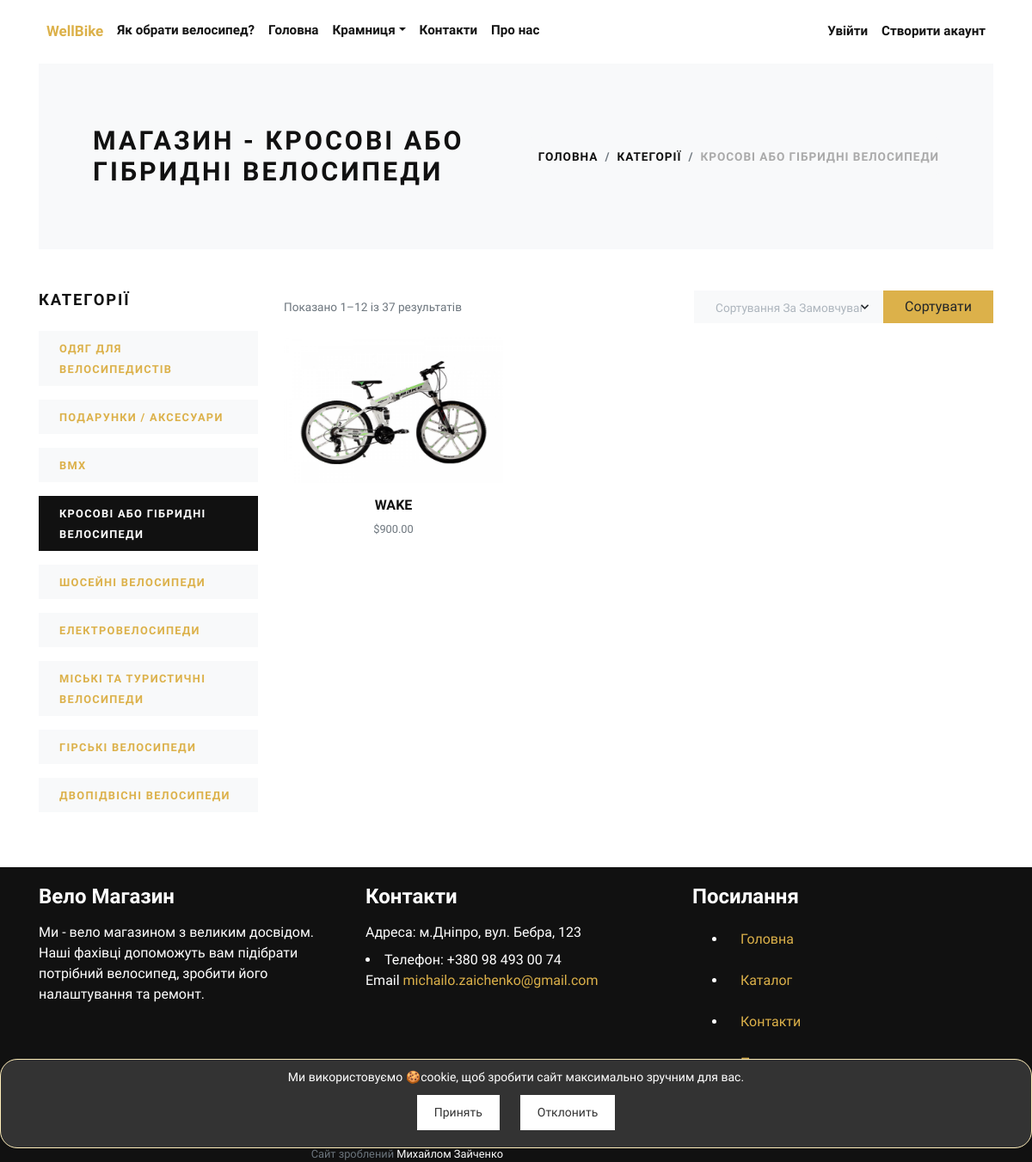
The app's page /krosovi-abo-gibridni-velosipedi/, older data.
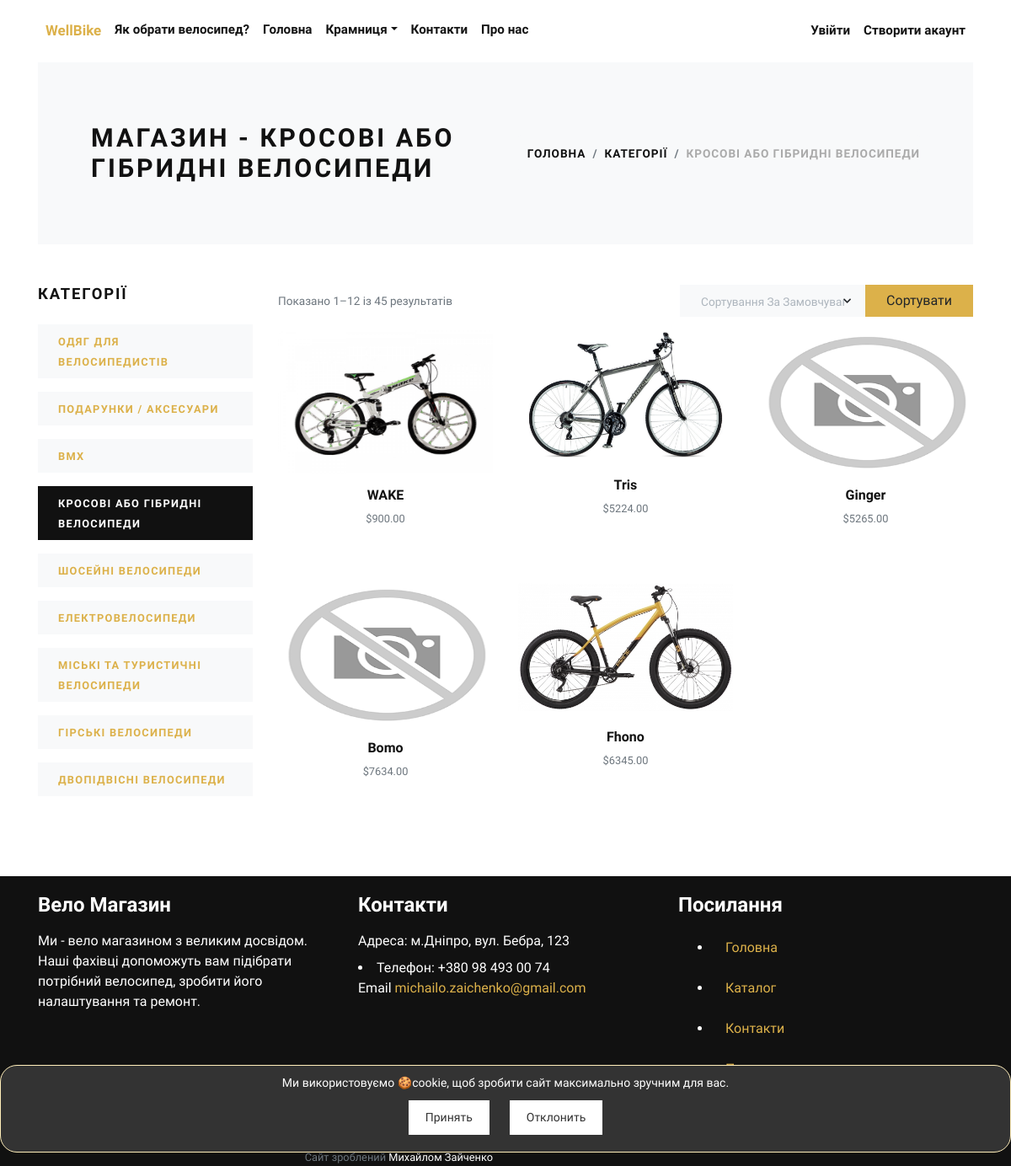
The same page, newer data.
### store/models.py (models this page shows, shortened)
class Category(models.Model):
    title = models.CharField(max_length=50, verbose_name="Category Title")
    slug = models.SlugField(max_length=55, verbose_name="Category Slug")
    description = models.TextField(blank=True, verbose_name="Category Description")
    category_image = models.ImageField(upload_to='category', blank=True, null=True, verbose_name="Category Image")
    is_active = models.BooleanField(verbose_name="Is Active?")
    is_featured = models.BooleanField(verbose_name="Is Featured?")
    created_at = models.DateTimeField(auto_now_add=True, verbose_name="Created Date")
    updated_at = models.DateTimeField(auto_now=True, verbose_name="Updated Date")
    class Meta:
        verbose_name_plural = 'Categories'
        ordering = ('-created_at', )

class Product(models.Model):
    title = models.CharField(max_length=150, verbose_name="Product Title")
    slug = models.SlugField(max_length=160, verbose_name="Product Slug")
    sku = models.CharField(max_length=255, unique=True, verbose_name="Unique Product ID (SKU)")
    short_description = models.TextField(verbose_name="Short Description")
    detail_description = models.TextField(blank=True, null=True, verbose_name="Detail Description")
    product_image = models.ImageField(upload_to='product', blank=True, null=True, verbose_name="Product Image")
    price = models.DecimalField(max_digits=8, decimal_places=2)
    category = models.ForeignKey(Category, verbose_name="Product Categoy", on_delete=models.CASCADE)
    is_active = models.BooleanField(verbose_name="Is Active?")
    is_featured = models.BooleanField(verbose_name="Is Featured?")
    created_at = models.DateTimeField(auto_now_add=True, verbose_name="Created Date")
    updated_at = models.DateTimeField(auto_now=True, verbose_name="Updated Date")
    class Meta:
        verbose_name_plural = 'Products'
        ordering = ('-created_at', )

### store/views.py (the view)
# urls.py: path('<slug:slug>/', views.category_products, name="category-products"),
def category_products(request, slug):
    category = get_object_or_404(Category, slug=slug)
    products = Product.objects.filter(is_active=True, category=category)
    if request.method == 'POST':
        sort_order = request.POST.get('sort_order')
        if sort_order == 'price_low_to_high':
            products = products.order_by('price')
        elif sort_order == 'price_high_to_low':
            products = products.order_by('-price')
        elif sort_order == 'defalt':
            products = products.order_by('id')
    else:
        products = products.order_by('id')
    categories = Category.objects.filter(is_active=True)
    count_of_products = Product.objects.all().count()
    your_account = request.user
    context = {
        'category': category,
        'products': products,
        'categories': categories,
        'count_of_products': count_of_products,
        'your_account': your_account,
    }
    return render(request, 'store/category_products.html', context)

### store/context_preprocessors.py (called while the page is built)
def store_menu(request):
    categories = Category.objects.filter(is_active=True)
    context = {
        'categories_menu': categories,
    }
    return context

def cart_menu(request):
    if request.user.is_authenticated:
        cart_items= Cart.objects.filter(user=request.user)
        context = {
            'cart_items': cart_items,
        }
    else:
        context = {}
    return context

### templates/store/category_products.html (shortened to what the changed rows need)
{% extends 'base.html' %}
{% load static %}
{% block head %}
    <link href="{% static 'css/sorting.css' %}" rel="stylesheet" type="text/css">
{% endblock %}
{% block content %}
    <div class="container">
        <section class="py-5 bg-light">
            <div class="container">
                <div class="row px-4 px-lg-5 py-lg-4 align-items-center">
                    <div class="col-lg-6">
                        <h1 class="h2 text-uppercase mb-0">Магазин - {{ category.title }}</h1>
                    </div>
                    <div class="col-lg-6 text-lg-right">
                        <nav aria-label="breadcrumb">
                            <ol class="breadcrumb justify-content-lg-end mb-0 px-0">
                                <li class="breadcrumb-item"><a href="{% url 'store:home' %}">Головна</a></li>
                                <li class="breadcrumb-item"><a href="{% url 'store:all-categories' %}">Категорії</a>
                                </li>
                                <li class="breadcrumb-item active" aria-current="page">{{ category.title }}</li>
                            </ol>
                        </nav>
                    </div>
                </div>
            </div>
        </section>
        <section class="py-5">
            <div class="container p-0">
                <div class="row">
                    <div class="col-lg-3 order-2 order-lg-1">
                        {% if categories %}
                            {% for cat in categories %}
                                <a href="{% url 'store:category-products' cat.slug %}">
                                    <div class="py-2 px-4 {% if category == cat %}bg-dark text-white {% else %}bg-light{% endif %} mb-3">
                                        <strong class="small text-uppercase font-weight-bold">{{ cat.title }}</strong>
                                    </div>
                                </a>
                            {% endfor %}
                        {% endif %}
                    </div>
                    <div class="col-lg-9 order-1 order-lg-2 mb-5 mb-lg-0">
                        <div class="row mb-3 align-items-center">
                            <div class="col-lg-6 mb-2 mb-lg-0">
                                <p class="text-small text-muted mb-0">Показано 1–12 із {{ count_of_products }}
                                    результатів</p>
                            </div>
                        </div>
                        <div class="row">
                            {% if products %}
                                {% for product in products %}
                                    <div class="col-lg-4 col-sm-6" style="height: 300px">
                                        <div class="product text-center">
                                            <div class="mb-3 position-relative">
                                                <a class="d-block" style="max-height: 170px; margin-bottom: 5px;" href=
                                                        "{% url 'store:product-detail' product.slug %}">
                                                    {% if product.product_image %}
                                                        <img class="img-fluid w-100"
                                                             style="max-height: 170px; margin-bottom: 5px;"
                                                             src="{{ product.product_image.url }}"
                                                             alt="{{ product.title }}">
                                                    {% else %}
                                                        <img class="img-fluid w-100"
                                                             style="max-height: 170px; margin-bottom: 5px;"
                                                             src="{% static 'img/not_img.png' %}"
                                                             alt="{{ product.title }}">
                                                    {% endif %}
                                                </a>
                                            </div>
                                            <h6><a class="reset-anchor"
                                                   href="{% url 'store:product-detail' product.slug %}">{{ product.title }}</a>
                                            </h6>
                                            <p class="small text-muted">${{ product.price }}</p>
                                        </div>
                                    </div>
                                {% endfor %}
                            {% endif %}
                        </div>
                    </div>
                </div>
            </div>
        </section>
    </div>
{% endblock content %}

Row changes from the older to the newer data that the page shows:
added Product: product_image (picture), title "Tris", price "5224.00"
added Product: title "Ginger", price "5265.00"
added Product: title "Bomo", price "7634.00"
added Product: product_image (picture), title "Fhono", price "6345.00"
Text that changed along with them:
{{ count_of_products }}: "37" → "45"
